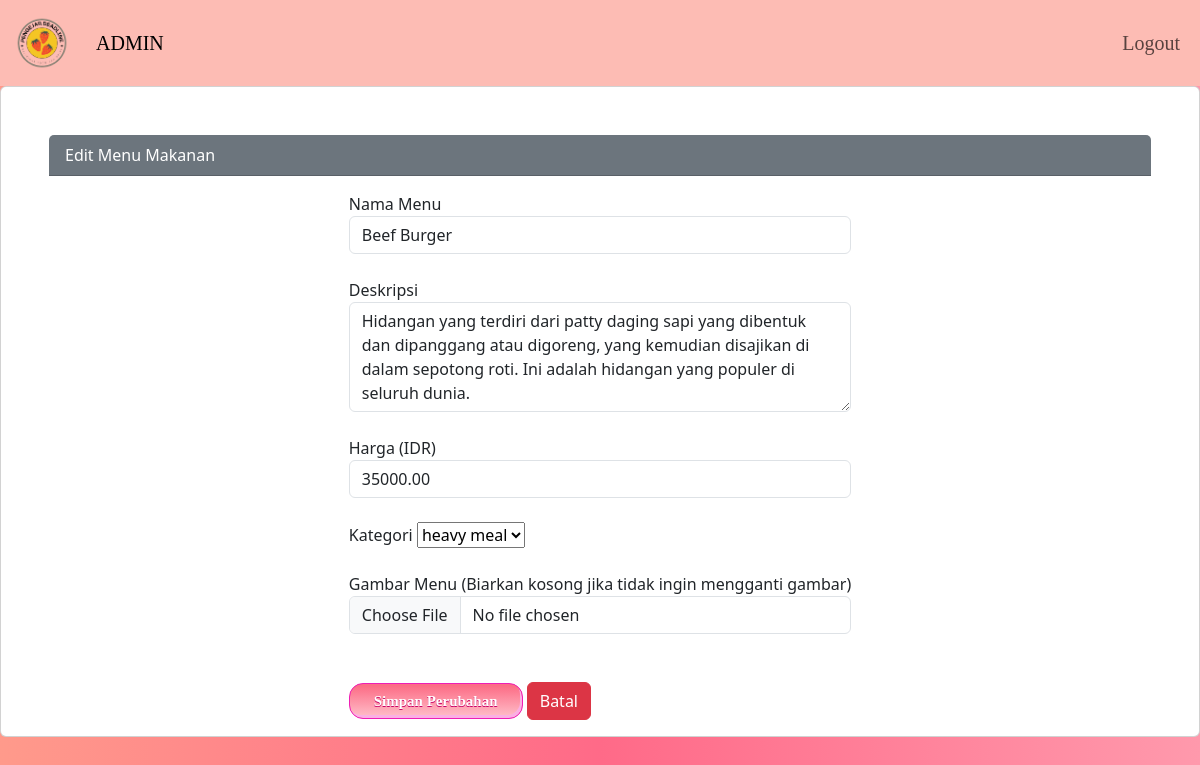
Screenshot of /admin/edit_menu.php?item_id=3 (signed in) with the database file from the repository.
### tables this page shows
CREATE TABLE `menuitems` (
  `Item_ID` int(11) NOT NULL,
  `Name` varchar(255) NOT NULL,
  `Description` text DEFAULT NULL,
  `Price` decimal(10,2) NOT NULL,
  `Category_ID` int(11) DEFAULT NULL,
  `ImageURL` varchar(255) DEFAULT NULL
);

### admin/edit_menu.php (the view, shortened to what this page needs)
<?php
$host = "localhost";
$user = "root";
$pass = "";
$db = "orderfood";
$koneksi = mysqli_connect($host, $user, $pass, $db);
if (isset($_GET['item_id'])) {
    $item_id = $_GET['item_id'];
    $sql = "SELECT * FROM menuitems WHERE Item_ID = ?";
    $stmt = mysqli_prepare($koneksi, $sql);
    mysqli_stmt_bind_param($stmt, "i", $item_id);
    mysqli_stmt_execute($stmt);
    $result = mysqli_stmt_get_result($stmt);
    $menu_item = mysqli_fetch_assoc($result);
} else {
    header("Location: index.php");
    exit();
}
?>
<!DOCTYPE html>
<html lang="en">
<head>
    <link rel="stylesheet" href="../styles.css">
    <link href="https://cdn.jsdelivr.net/npm/bootstrap@5.3.2/dist/css/bootstrap.min.css" rel="stylesheet">
</head>
<body>
    <nav class="navbar navbar-expand-lg navbar-light" style="background-color:#fdbcb4; font-size:20px; font-family:Georgia, serif;">
    <div class="container-fluid">
        <a class="navbar-brand" href="home.php">
        <img src="../images/logo_websitefood.png" alt="Website Logo" width="60">
        </a>
        <div class="collapse navbar-collapse" id="navbarSupportedContent">
        <ul class="navbar-nav me-auto mb-2 mb-lg-0">
            <li class="nav-item">
            <a class="nav-link active" aria-current="page" href="#">ADMIN</a>
            </li>
        </ul>
        <ul class="navbar-nav">
            <li class="nav-item">
            <a class="nav-link" href="../logout.php">Logout</a>
            </li>
        </ul>
        </div>
    </div>
    </nav>
<div class="card">
    <div class="card-header text-white bg-secondary mt-5 me-5 ms-5">
        Edit Menu Makanan
    </div>
    <div class="card-body mx-auto">
        <form action="edit_menu.php" method="post" enctype="multipart/form-data">
            <div class="form-group">
                <label for="name">Nama Menu</label>
                <input type="text" name="name" id="name" class="form-control"  value="<?php echo $menu_item['Name']; ?>" required>
            </div>
            <br>
            <div class="form-group">
                <label for="description">Deskripsi</label>
                <textarea name="description" id="description" class="form-control" rows="4" required><?php echo $menu_item['Description'];?></textarea>
            </div>
            <br>
            <div class="form-group">
                <label for="price">Harga (IDR)</label>
                <input type="number" name="price" id="price" class="form-control" value="<?php echo $menu_item['Price']; ?>" required>
            </div>
            <br>
            <label for="category">Kategori</label>
            <select name="category" required>
                <?php
                $sql_categories = "SELECT * FROM menucategories";
                $result_categories = mysqli_query($koneksi, $sql_categories);
                while ($row = mysqli_fetch_array($result_categories)) {
                    $category_id = $row['Category_ID'];
                    $category_name = $row['Name'];
                    $selected = ($category_id == $menu_item['Category_ID']) ? 'selected' : '';
                    echo '<option value="' . $category_id . '" ' . $selected . '>' . $category_name . '</option>';
                }
                ?>
            </select>
            <br><br>
            <label for="image">Gambar Menu (Biarkan kosong jika tidak ingin mengganti gambar)</label>
            <input class="form-control" type="file" name="image" accept="image/*">
            <br><br>
            <button type="submit" class="btn btn-primary">Simpan Perubahan</button>
            <a href="index.php" class="btn btn-danger">Batal</a>
        </form>
    </div>
</div>
</body>
</html>

### styles.css (style rules this page uses)
body { font-family: "Poppins", sans-serif; background: linear-gradient(90deg, #FF9A8B, #FF6A88, #FF99AC); }

### admin/edit_menu.php (style rules this page uses)
.btn-primary { box-shadow:inset -2px -3px 0px 0px #fbafe3; font-family:Georgia, 'Times New Roman', Times, serif; background:linear-gradient(to bottom, #FC6C85 5%, #ffc0cb 100%); background-color:#ff5bb0; background-color:#ff5bb0; border-radius:14px; border:1px solid #ee1eb5; display:inline-block; cursor:pointer; color:#ffffff; font-family:Georgia; font-size:15px; font-weight:bold; padding:6px 24px; text-decoration:none; text-shadow:0px 1px 0px #c70067; }

### rows the page displays
menuitems: name "Beef Burger", description "Hidangan yang terdiri dari patty daging sapi yang dibentuk dan dipanggang atau digoreng, yang kemudian disajikan di dalam sepotong roti. Ini adalah hidangan yang populer di seluruh dunia.", price "35000.00"

### other values shown
form field category "heavy meal"
